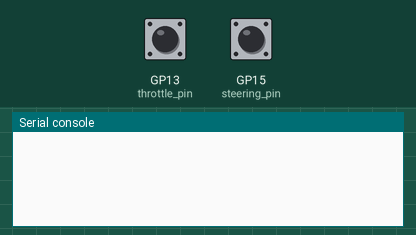
This program was run on a simulated Raspberry Pi Pico running MicroPython. On the bench: the last lines printed to the serial console. The test bench sets the inputs (shaded band); at power-on: GP13 (throttle_pin) LOW, GP15 (steering_pin) LOW.

Above: at 1.2 s.
1.3 s: GP13 (throttle_pin) pulsed HIGH 2 times (0.12 s each, 0.3 s apart)
At 2.8 s:
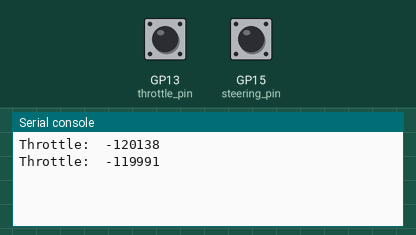
3.4 s: GP15 (steering_pin) pulsed HIGH 2 times (0.12 s each, 0.3 s apart)
At 4.4 s:
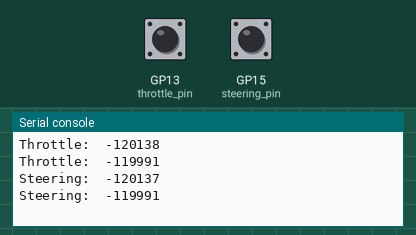

Measured:
- after the input at 1.3 s, the serial console: prints a new line after 0.12 s (image 1)
- after the input at 3.4 s, the serial console: prints a new line after 0.12 s (image 2)

The program:

naive_read_pwm_2chan.py
```python
from machine import Pin, PWM
from time import ticks_us, ticks_diff
import time

# Steering pin connects channel 1 on the Traxxas receiver to GP15 on the Pico (pin 20)
# Throttle pin connects channel 3 on the Traxxas receiver to GP13 on the Pico (pin 17)

# For R/C servos, pulse width time in µS
# PWM period is 50 µS
# Input should be bound to these values
MIN_CYCLE = 1000
MID_CYCLE = 1500
MAX_CYCLE = 2000

steering_pin = Pin(15, Pin.IN) # GP15, Pin 20 - Channel 1 on Traxxas Receiver
throttle_pin = Pin(13, Pin.IN) # GP13, Pin 17 - Channel 3 on Traxxas Receiver

last_state_steering = 0
last_state_throttle = 0
last_update = ticks_us()

steering_value = 0
def read_pwm_pins():
    global last_state_steering
    global last_state_throttle

    while True:
        # Read the pins
        # value() with no parameter means "get"
        loop_start = ticks_us()
        steering_value = steering_pin.value()
        throttle_value = throttle_pin.value()

        # Steering first
        if (steering_value == True) & (last_state_steering == False):
            # Pin went from low to high; Start timing
            steering_start = ticks_us()
            last_state_steering = True
        else:
            if (steering_value == False) & (last_state_steering == True):
                # Pin went from low to high; Stop timing
                steering_stop = ticks_us()
                steering_us = ticks_diff(steering_start, steering_stop)
                last_state_steering = False
                print("Steering: ",steering_us)

        # Throttle Next
        if (throttle_value == True) & (last_state_throttle == False):
            # Pin went from low to high; Start timing
            throttle_start = ticks_us()
            last_state_throttle = True
        else:
            if (throttle_value == False) & (last_state_throttle == True):
                # Pin went from low to high; Stop timing
                throttle_stop = ticks_us()
                throttle_us = ticks_diff(throttle_start, throttle_stop)
                last_state_throttle = False
                print("Throttle: ",throttle_us)

        loop_end = ticks_us()
        # print("Loop time: ", ticks_diff(loop_start,loop_end))

        time.sleep_us(10)

if __name__ == "__main__":

    read_pwm_pins()
```
